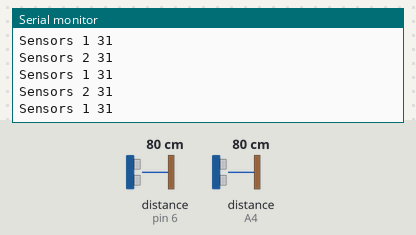
Recording of a sketch running on a simulated Arduino Uno, built with avr-gcc and run on an emulated ATmega328P. Parts: the last lines printed to the serial monitor. Inputs (shaded band) come from the test bench; at power-on: distance to the obstacle (sensors on pin 6, A4) 80 cm.

Above: at 1.2 s.
1.3 s: distance to the obstacle (sensor on pin 6) set to 2 cm
At 2.0 s:
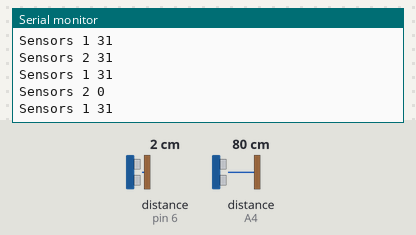
2.8 s: distance to the obstacle (sensor on A4) set to 2 cm
At 3.4 s:
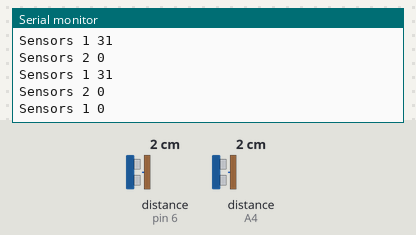
4.3 s: distance to the obstacle (sensor on pin 6) set to 4 cm
At 5.0 s:
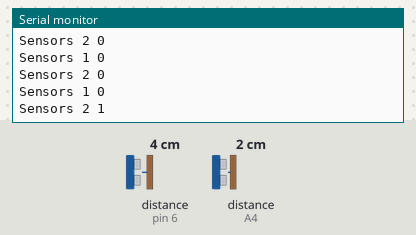
5.8 s: distance to the obstacle (sensor on A4) set to 4 cm
At 6.5 s:
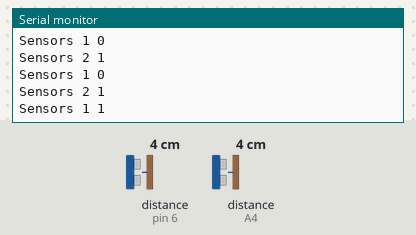
Timing chart, 0 to 8.3 s (numbered marks = the images above; inputs shaded):
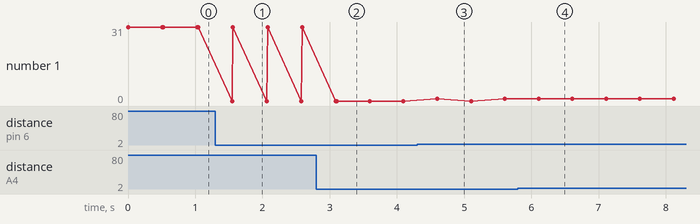

Measured:
- after the input at 1.3 s, the serial monitor: prints a new line after 0.25 s (image 1)
- after the input at 2.8 s, the serial monitor: prints a new line after 0.30 s (image 2)
- after the input at 4.3 s, the serial monitor: prints a new line after 0.30 s (image 3)
- after the input at 5.8 s, the serial monitor: prints a new line after 0.31 s (image 4)

The sketch:

Soundsensorswhbridge.ino
```cpp
#include "DualMC33926MotorShield.h"
#include <NewPing.h>

DualMC33926MotorShield md;
int loopme = 1;
int control = 250;

NewPing sen1(A3, A4, 1000);
NewPing sens2(5, 6, 1000);

int distance;

void stopIfFault()
{
  if (md.getFault())
  {
    //Serial.println("fault");
    while(1);
  }
}

void setup()
{
  //Serial.begin(115200);
  //Serial.println("Dual MC33926 Motor Shield");
  md.init();
  Serial.begin(9600);

}

void loop() {
  while (loopme == 1) //for (int i = 0; i <= 1000; i++)
  {
 //create function
  Serial.print("Sensors 1 ");
  Serial.println(sen1.ping_in());
  distance = sen1.ping_in();
  delay(500);
  Serial.print("Sensors 2 ");
  Serial.println(sens2.ping_in());
//create function
    //md.setM1Speed(control); //md.setM1Speed(i);
    //delay(50);
    //md.setM2Speed(control);
    //Serial.print(".");
    stopIfFault();
    if (abs(250)%200 == 100)
    {
      //Serial.print("M1 current: ");
      //Serial.println(md.getM1CurrentMilliamps());
    }
    delay(2);

    if(distance <= 12) {
      for(int i=0;i<5;i++) {
        if(control == 0)
             { break; }
        else { control = (control - 5); delay(100); } //Serial.print("<12"); }
      }
    }
    else if (distance >= 13) { control = 250; } //Serial.print(">12"); }
    }
}
```
